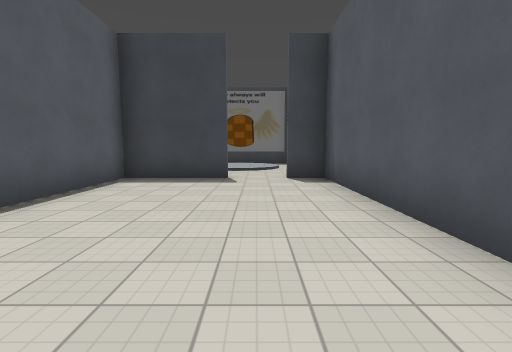
View 1 (above)

21 first-person views from a walk through a 3-D level made in the Godot game engine. The camera is 1.5 m above the floor, tilts 6° down and sees 85° across. The floor is counted in squares, 2 m on a side. Each view is taken from the middle of a square. On the plan, view 1 faces up. The plan holds only what a view shows up to about 10 squares ahead; the rest is blank. Characters and animated objects are left out. Door leaves are left out where a doorway can be walked through. Some surface patterns are stand-ins.

View 2
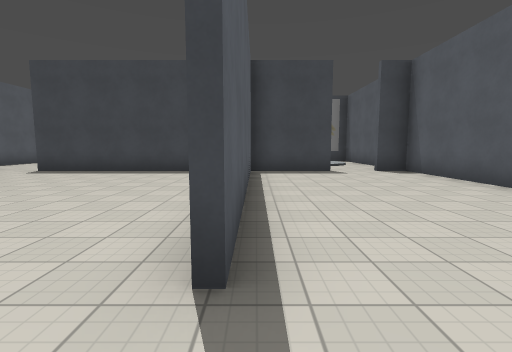

View 3
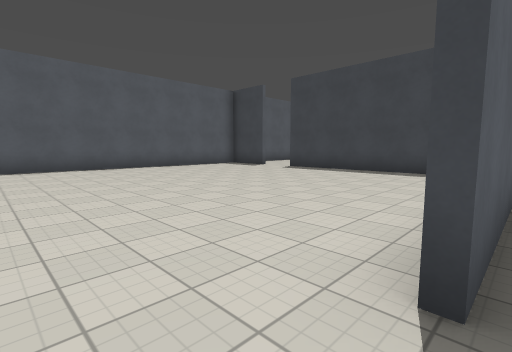

View 4
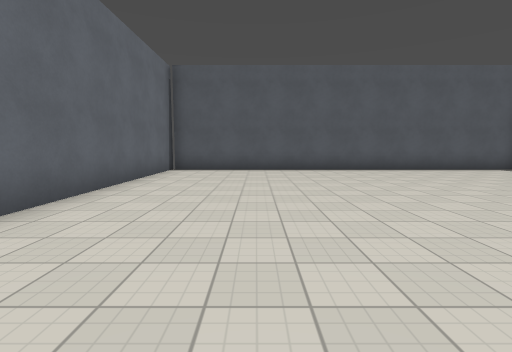

View 5
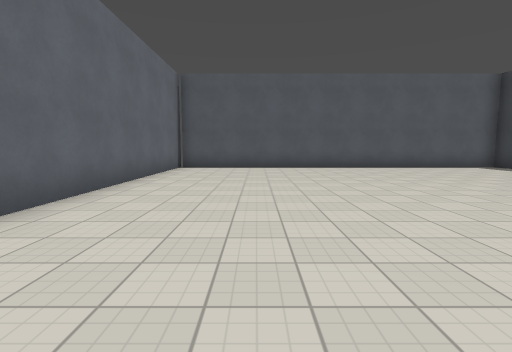

View 6
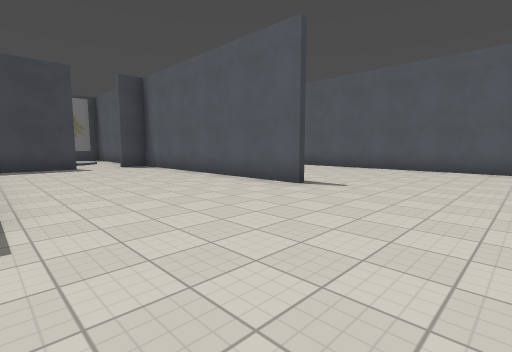

View 7
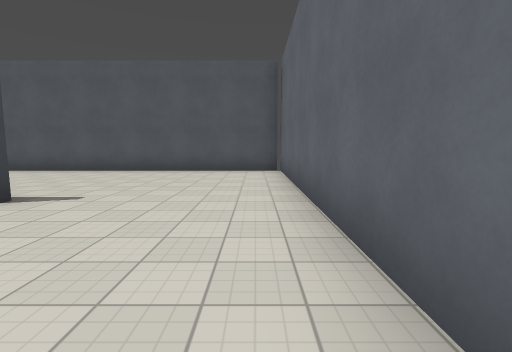

View 8
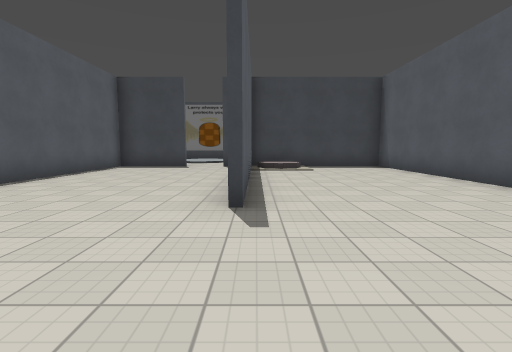

View 9
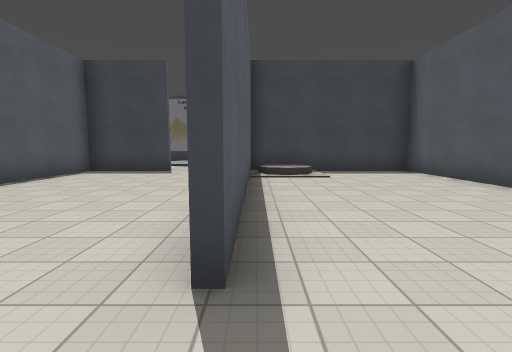

View 10
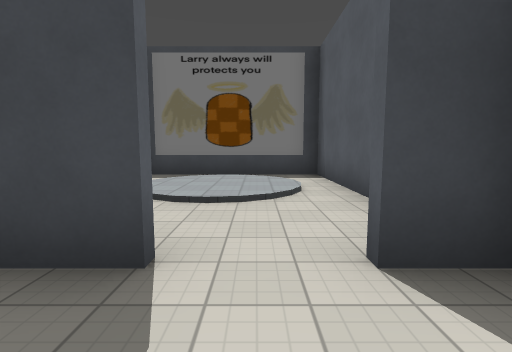

View 11
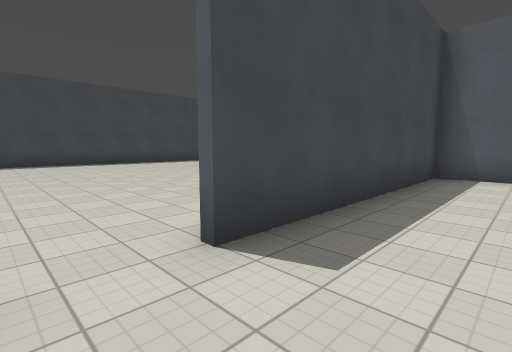

View 12
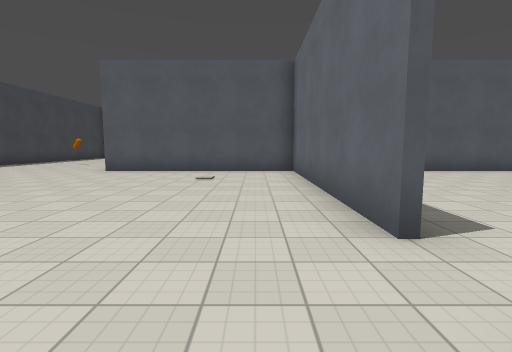

View 13
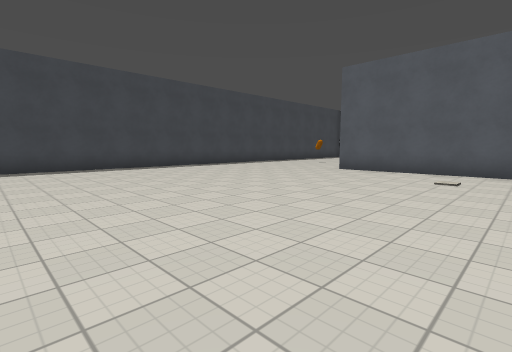

View 14
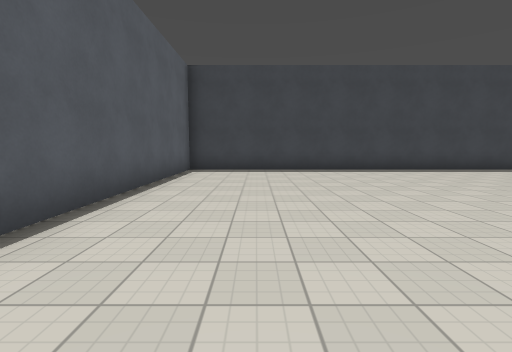

View 15
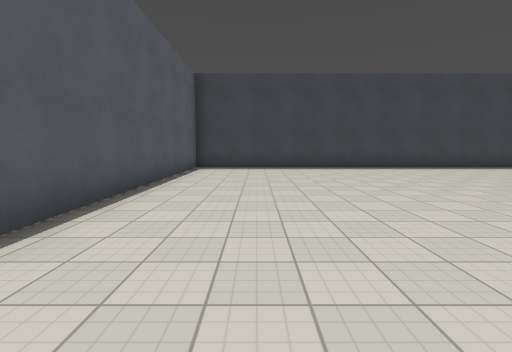

View 16
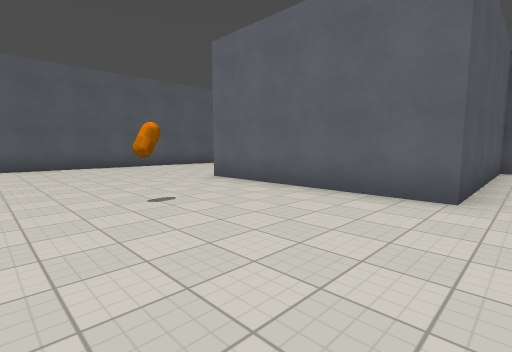

View 17
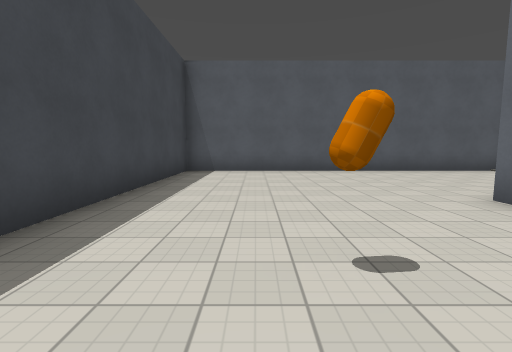

View 18
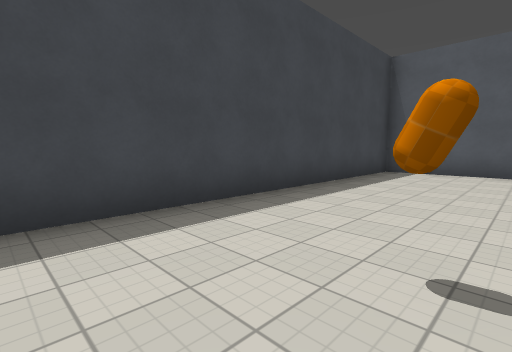

View 19
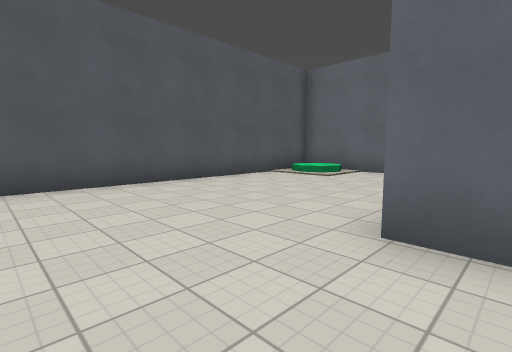

View 20
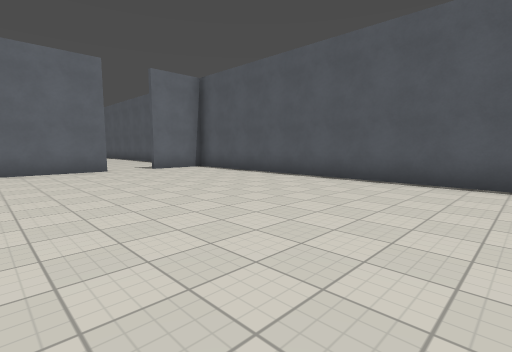

View 21
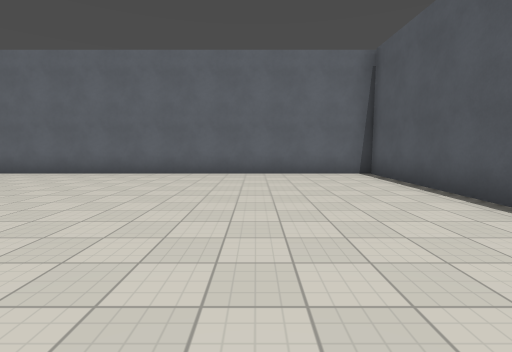

### Floor plan
Points are (right, up) in squares from view 1. A wall is a line through its corners. A room is listed if a view was taken in it or the views show most of it. See-through windows are left out.
Room 1 (views 1, 2, 3, 4, 5, 6, 7, 8, 9, 10, 11, 21)
walls: (-3.3, 0) (-3.3, 2.9); (-3.3, 5.3) (-3.3, 7); (-3.2, 6.8) (-3.2, -0.6); (1.7, -0.6) (1.7, 6.8); (-1.3, -4.8) (6.7, -4.8) (6.7, 6.9); (-0.6, 6.7) (-9.9, 6.7); (1.8, 6) (1.8, -0.6); (-12.4, 6.7) (-13.2, 6.7) (-13.2, -4.8) (-2.9, -4.8); (6.7, 6.7) (0.7, 6.7)
ways out: open door at (-10.5, 7) to room 2; open door at (0, 7) to room 3
Room 2 (views 12, 13, 14, 15, 16, 17, 18, 19, 20)
walls: (-3.3, 7) (-3.3, 12.7) (1.9, 12.7); (-9.9, 6.8) (-3.2, 6.8); (4, 6.8) (6.7, 6.8); (-12.1, 6.8) (-11.3, 6.8); (6.7, 6.9) (6.7, 18.1) (-13.2, 18.1) (-13.2, 7.9)
ways out: open door at (-10.5, 7) to room 1
Room 3 (no view inside)
walls: (1.7, 9) (1.7, 12.5) (-2.9, 12.5)
ways out: open door at (0, 7) to room 1

Positions as (right, up) in squares from view 1, and headings:
1: (0, 0), facing up
2: (-3, -2), facing up
3: (-3, -2), facing up-left
4: (-4, -2), facing left
5: (-3, -2), facing left
6: (-3, -4), facing up-right
7: (-2, -4), facing right
8: (2, -4), facing up
9: (2, -2), facing up
10: (0, 5), facing up
11: (-11, 5), facing up-right
12: (-12, 8), facing right
13: (-12, 8), facing up-right
14: (-11, 9), facing up
15: (-11, 8), facing up
16: (-4, 17), facing down-right
17: (-2, 16), facing right
18: (-2, 15), facing up-right
19: (1, 15), facing down-right
20: (-7, 16), facing down-left
21: (-10, 3), facing down
